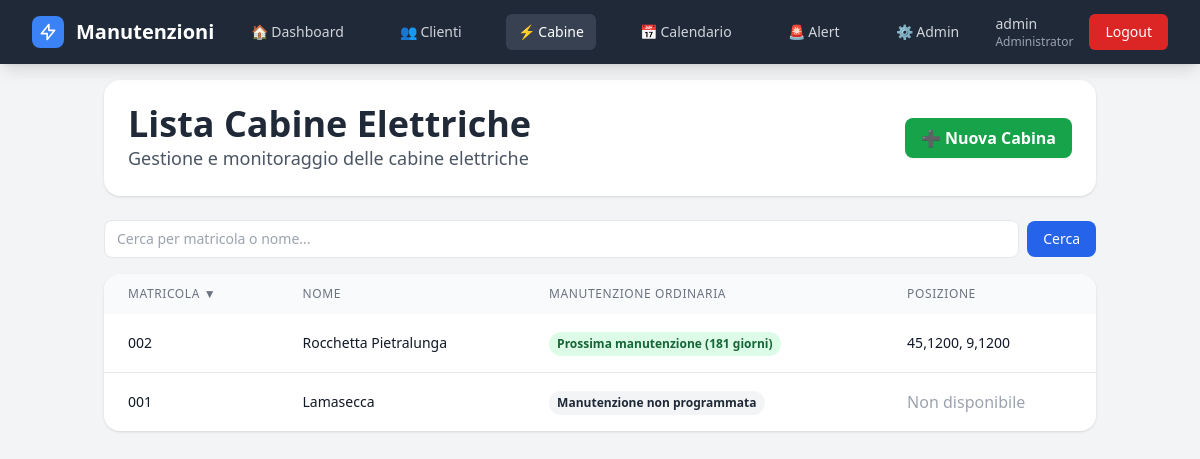
The app's page /cabine/?sort=matricola&direction=desc (signed in) with its own data.
### gestione/models.py (models this page shows, shortened)
class User(AbstractUser):
    RUOLI_CHOICES = [
        ('Administrator', 'Administrator'),
        ('Controlroom', 'Controlroom'),
        ('Operatore', 'Operatore'),
    ]
    ruolo = models.CharField(max_length=20, choices=RUOLI_CHOICES, default='Operatore')
    def is_administrator(self):
        return self.is_superuser or self.ruolo == 'Administrator'

class Cabina(models.Model):
    nome = models.CharField(max_length=200, verbose_name="Nome/Denominazione")
    matricola = models.CharField(max_length=50, unique=True, verbose_name="Matricola")
    cliente = models.ForeignKey(Cliente, on_delete=models.CASCADE, related_name='cabine', verbose_name="Cliente")
    fonte = models.CharField(max_length=50,blank=True,verbose_name="Fonte energetica")
    guardiania = models.CharField(max_length=100, blank=True, verbose_name="Guardiania")
    chiave = models.CharField(max_length=50, blank=True, verbose_name="N° Chiave")
    pod = models.CharField(max_length=50, blank=True, verbose_name="POD")
    telefono_guardiania = models.CharField(max_length=20, blank=True, verbose_name="Tel. Guardiania")
    societa_proprietaria = models.CharField(max_length=100, blank=True, verbose_name="Società proprietaria")
    latitudine = models.DecimalField(max_digits=10, decimal_places=8, null=True, blank=True, verbose_name="Latitudine")
    longitudine = models.DecimalField(max_digits=11, decimal_places=8, null=True, blank=True, verbose_name="Longitudine")
    attiva = models.BooleanField(default=True, verbose_name="Attiva")
    note = models.TextField(blank=True, verbose_name="Note")
    template_report = models.ForeignKey(
        'ReportTemplate',
        on_delete=models.SET_NULL,
        null=True,
        blank=True,
        related_name='cabine_assegnate',
        verbose_name="Template report"
    )
    def prossima_manutenzione(self):
        prossima = (
            self.manutenzioni
            .filter(stato='programmata')
            .order_by('data_programmata')
            .first()
        )
        return prossima.data_programmata if prossima else None
    def giorni_alla_manutenzione_ordinaria(self):
        prossima = self.prossima_manutenzione()
        if prossima:
            delta = prossima - timezone.now().date()
            return delta.days
        return None
    def stato_manutenzione_ordinaria(self):
        giorni = self.giorni_alla_manutenzione_ordinaria()
        if giorni is None:
            return 'nessuna_programmata'
        elif giorni < 0:
            return 'scaduta'
        elif giorni <= 30:
            return 'in_scadenza'
        else:
            return 'ok'
    class Meta:
        verbose_name = "Cabina"
        verbose_name_plural = "Cabine"
        ordering = ['matricola']

### gestione/views.py (the view)
# urls.py: path('cabine/', views.lista_cabine, name='lista_cabine'),
@login_required
def lista_cabine(request):
    sort = request.GET.get('sort', 'matricola')
    direction = request.GET.get('direction', 'asc')
    search = request.GET.get('q', '')  # <- nuova barra ricerca
    qs = Cabina.objects.filter(attiva=True)
    if search:
        qs = qs.filter(
            Q(matricola__icontains=search) |
            Q(nome__icontains=search)
        )
    if sort in {'matricola', 'nome'}:
        order_by = sort if direction == 'asc' else f'-{sort}'
        qs = qs.order_by(order_by)
    else:
        qs = qs.order_by('matricola')
    cabine = list(qs)
    for cabina in cabine:
        cabina.stato_ordinaria = cabina.stato_manutenzione_ordinaria()
        cabina.giorni_ordinaria = cabina.giorni_alla_manutenzione_ordinaria()
        cabina.componenti_ok = cabina.componenti_scadenza = cabina.componenti_scaduti = 0
        for comp in cabina.componenti.filter(attivo=True):
            stato = comp.stato_manutenzione()
            if stato == 'ok': cabina.componenti_ok += 1
            elif stato == 'in_scadenza': cabina.componenti_scadenza += 1
            elif stato == 'scaduta': cabina.componenti_scaduti += 1
    if sort == 'stato_ordinaria':
        order = {'ok': 1, 'in_scadenza': 2, 'scaduta': 3}
        cabine.sort(
            key=lambda c: order.get(c.stato_ordinaria, 99),
            reverse=(direction == 'desc')
        )
    headers = [
        ('matricola', 'Matricola'),
        ('nome', 'Nome'),
        ('stato_ordinaria', 'Manutenzione Ordinaria'),
    ]
    return render(request, 'cabine/lista.html', {
        'cabine': cabine,
        'sort': sort,
        'direction': direction,
        'headers': headers,
        'search': search,  # <- passo anche nel context
    })

### gestione/context_processors.py (called while the page is built)
def alert_count(request):
    if not request.user.is_authenticated:
        return {}
    alert_attivi = Alert.objects.filter(silenziato=False)
    scaduti = sum(1 for a in alert_attivi if a.priorita == "scaduto")
    in_scadenza = sum(1 for a in alert_attivi if a.priorita == "in_scadenza")
    return {
        "alert_scaduti": scaduti,
        "alert_in_scadenza": in_scadenza,
        "alert_count": scaduti + in_scadenza,
    }

### gestione/models.py (called while the page is built)
    @property
    def giorni_restanti(self):
        data_riferimento = self.posticipato_a or self.scadenza
        return (data_riferimento - timezone.localdate()).days

    @property
    def priorita(self):
        giorni = self.giorni_restanti
        if giorni < 0:
            return "scaduto"
        elif giorni < 30:
            return "in_scadenza"
        else:
            return "normale"

### templates/cabine/lista.html (shortened to what this page needs)
{% extends 'base.html' %}
{% block content %}
<div class="max-w-xl md:max-w-5xl mx-auto px-4 pt-4 pb-24 md:pb-8">
  <section class="bg-white shadow rounded-2xl p-4 md:p-6 mb-4 md:mb-6">
    <div class="flex flex-col gap-3 sm:flex-row sm:items-center sm:justify-between">
      <div class="min-w-0">
        <h1 class="text-2xl md:text-4xl font-bold text-gray-800">Lista Cabine Elettriche</h1>
        <p class="text-gray-600 text-base md:text-lg">Gestione e monitoraggio delle cabine elettriche</p>
      </div>
      {% if user.is_administrator or user.is_controlroom %}
      <a href="{% url 'crea_cabina' %}"
         class="hidden md:inline-flex items-center gap-2 bg-green-600 hover:bg-green-700
                text-white font-semibold px-4 py-2 rounded-lg shadow-sm">
        ➕ Nuova Cabina
      </a>
      {% endif %}
    </div>
  </section>
<form method="get" class="mb-4 flex items-center gap-2">
  <input type="text" name="q" value="{{ search }}"
         placeholder="Cerca per matricola o nome..."
         class="flex-1 border rounded-lg px-3 py-2 text-sm"
  >
  <button type="submit"
          class="bg-blue-600 hover:bg-blue-700 text-white px-4 py-2 rounded-lg text-sm">
    Cerca
  </button>
</form>
  <section class="hidden md:block bg-white shadow rounded-2xl overflow-hidden">
    <div class="overflow-x-auto">
      <table class="min-w-full">
        <thead class="bg-gray-50">
          <tr>
            {% for field, label in headers %}
              <th class="px-6 py-3 text-left text-xs font-medium text-gray-500 uppercase tracking-wider">
                {% if sort == field and direction == 'asc' %}
                  <a href="?sort={{ field }}&direction=desc" class="flex items-center gap-1 hover:underline">
                    {{ label }} ▲
                  </a>
                {% elif sort == field and direction == 'desc' %}
                  <a href="?sort={{ field }}&direction=asc" class="flex items-center gap-1 hover:underline">
                    {{ label }} ▼
                  </a>
                {% else %}
                  <a href="?sort={{ field }}&direction=asc" class="flex items-center gap-1 hover:underline">
                    {{ label }}
                  </a>
                {% endif %}
              </th>
            {% endfor %}
            <th class="px-6 py-3 text-left text-xs font-medium text-gray-500 uppercase tracking-wider">
                Posizione
              </th>
          </tr>
        </thead>
        <tbody class="bg-white divide-y divide-gray-200">
          {% for cabina in cabine %}
          <tr class="hover:bg-gray-50 cursor-pointer" onclick="window.location='{% url 'dettaglio_cabina' cabina.matricola %}'">
            <td class="px-6 py-4 whitespace-nowrap">
              <div class="text-sm font-medium text-gray-900 break-all">{{ cabina.matricola }}</div>
            </td>
            <td class="px-6 py-4 whitespace-nowrap">
              <div class="text-sm font-medium text-gray-900 break-all">{{ cabina.nome }}</div>
            </td>
            <td class="px-6 py-4 whitespace-nowrap">
              {% if cabina.stato_ordinaria == 'scaduta' %}
                <span class="inline-flex px-2 py-1 text-xs font-semibold rounded-full bg-red-100 text-red-800">
                  Manutenzione Scaduta ({{ cabina.giorni_ordinaria }} giorni)
                </span>
              {% elif cabina.stato_ordinaria == 'in_scadenza' %}
                <span class="inline-flex px-2 py-1 text-xs font-semibold rounded-full bg-yellow-100 text-yellow-800">
                  Manutenzione in scadenza ({{ cabina.giorni_ordinaria }} giorni)
                </span>
              {% elif cabina.stato_ordinaria == 'ok' %}
                <span class="inline-flex px-2 py-1 text-xs font-semibold rounded-full bg-green-100 text-green-800">
                  Prossima manutenzione ({{ cabina.giorni_ordinaria }} giorni)
                </span>
              {% else %}
                <span class="inline-flex px-2 py-1 text-xs font-semibold rounded-full bg-gray-100 text-gray-800">
                  Manutenzione non programmata
                </span>
              {% endif %}
            </td>
            <td class="px-6 py-4 whitespace-nowrap">
              {% if cabina.latitudine and cabina.longitudine %}
                <div class="text-sm text-gray-900">{{ cabina.latitudine|floatformat:4 }}, {{ cabina.longitudine|floatformat:4 }}</div>
              {% else %}
                <span class="text-gray-400">Non disponibile</span>
              {% endif %}
            </td>
          </tr>
          {% empty %}
          <tr>
            <td colspan="6" class="px-6 py-4 text-center text-gray-500">Nessuna cabina trovata</td>
          </tr>
          {% endfor %}
        </tbody>
      </table>
    </div>
  </section>
</div>
{% endblock %}

### templates/base.html (shortened to what this page needs)
<!DOCTYPE html>
<html lang="it">
<head>
    <script src="https://cdn.tailwindcss.com"></script>
<link href="https://cdn.jsdelivr.net/npm/fullcalendar@6.1.10/index.global.min.css" rel="stylesheet">
</head>
<body class="bg-gray-100 min-h-screen">
    {% if user.is_authenticated %}
    <nav class="bg-primary shadow-lg fixed w-full top-0 z-50">
        <div class="max-w-7xl mx-auto px-4 sm:px-6 lg:px-8">
            <div class="flex justify-between h-16">
                <div class="flex items-center">
                    <div class="flex-shrink-0">
                        <a href="{% url 'dashboard' %}" class="flex items-center">
                            <div class="w-8 h-8 bg-blue-500 rounded-lg flex items-center justify-center mr-3">
                                <svg class="w-5 h-5 text-white" fill="none" stroke="currentColor" viewBox="0 0 24 24">
                                    <path stroke-linecap="round" stroke-linejoin="round" stroke-width="2"
                                        d="M13 10V3L4 14h7v7l9-11h-7z"></path>
                                </svg>
                            </div>
                            <span class="text-white text-xl font-bold">Manutenzioni</span>
                        </a>
                    </div>
                </div>
                <div class="hidden md:flex items-center space-x-8">
                    <a href="{% url 'dashboard' %}"
                        class="text-gray-300 hover:text-white px-3 py-2 rounded-md text-sm font-medium transition-colors
                              {% if request.resolver_match.url_name == 'dashboard' %}bg-secondary text-white{% endif %}">
                        🏠 Dashboard
                    </a>
                    <a href="{% url 'lista_clienti' %}" class="text-gray-300 hover:text-white px-3 py-2 rounded-md text-sm font-medium transition-colors
                              {% if 'clienti' in request.resolver_match.url_name %}bg-secondary text-white{% endif %}">
                        👥 Clienti
                    </a>
                    <a href="{% url 'lista_cabine' %}" class="text-gray-300 hover:text-white px-3 py-2 rounded-md text-sm font-medium transition-colors
                              {% if 'cabine' in request.resolver_match.url_name %}bg-secondary text-white{% endif %}">
                        ⚡ Cabine
                    </a>
                    <a href="{% url 'calendario' %}"
   class="text-gray-300 hover:text-white px-3 py-2 rounded-md text-sm font-medium transition-colors
          {% if request.resolver_match.url_name == 'calendario' %}bg-secondary text-white{% endif %}">
    📅 Calendario
</a>
                    <a href="{% url 'lista_alert' %}" class="text-gray-300 hover:text-white px-3 py-2 rounded-md text-sm font-medium transition-colors relative
          {% if request.resolver_match.url_name == 'lista_alert' %}bg-secondary text-white{% endif %}">
                        🚨 Alert
                    </a>
                    {% if user.is_administrator %}
                    <a href="/admin/"
                        class="text-gray-300 hover:text-white px-3 py-2 rounded-md text-sm font-medium transition-colors">
                        ⚙️ Admin
                    </a>
                    {% endif %}
                </div>
                <div class="hidden md:flex items-center space-x-4">
                    <div class="text-gray-300 text-sm">
                        <span class="font-medium">{{ user.get_full_name|default:user.username }}</span>
                        <span class="text-xs block text-gray-400">
                            {% if user.is_administrator %}Administrator
                            {% elif user.is_controlroom %}Control Room
                            {% elif user.is_operatore %}Operatore
                            {% endif %}
                        </span>
                    </div>
                    <a href="{% url 'logout' %}"
                        class="bg-red-600 hover:bg-red-700 text-white px-4 py-2 rounded-md text-sm font-medium transition-colors">
                        Logout
                    </a>
                </div>
            </div>
        </div>
    </nav>
    {% endif %}
    <main class="{% if user.is_authenticated %}pt-16{% endif %}">
        {% block content %}
        {% endblock %}
    </main>
</body>
</html>

### records on screen
User: get_full_name "admin"
Cabina: matricola "002", nome "Rocchetta Pietralunga", giorni_ordinaria "181", latitudine "45,1200", longitudine "9,1200"
Cabina: matricola "001", nome "Lamasecca", shows "Manutenzione non programmata", shows "Non disponibile"

### other values on screen
{{ label }} "MATRICOLA"
{{ label }} "NOME" "MANUTENZIONE ORDINARIA"
